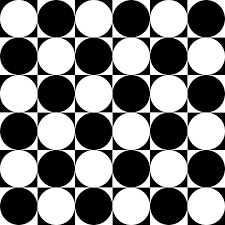
#> input picture vision artificial/cir.png, 225 x 225 px
$ python circulo.py
#> lines starting #> are read from the running program, lines starting #| are printed output that depends on the picture
# -*- coding: utf-8 -*-
"""
Created on Tue Sep  3 00:56:57 2019

@author: L430
"""
import cv2
import numpy as np

img = cv2.imread('cir.png')
#> img is the input picture: shape (225, 225, 3); min 0, max 255, mean 129.6
src = cv2.medianBlur(img, 5)
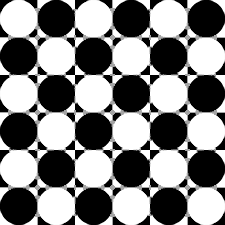
#> src: shape (225, 225, 3); min 0, max 255, mean 130.4
src = cv2.cvtColor(src, cv2.COLOR_BGR2GRAY)
#> src: shape (225, 225)

circles = cv2.HoughCircles(src, cv2.HOUGH_GRADIENT, 1, 20,
                            param1=50, param2=30, minRadius=0, maxRadius=0)
#> circles = 40 rows, first 8: [95.5, 98.5, 61.5], [55.5, 93.5, 19.1], [55.5, 168.5, 19.1], [93.5, 55.5, 19.1], [93.5, 130.5, 19.1], [93.5, 205.5, 19.1], [130.5, 93.5, 19.1], [130.5, 168.5, 19.1]

circles = np.uint16(np.around(circles))
#> circles = 40 rows, first 8: [96, 98, 62], [56, 94, 19], [56, 168, 19], [94, 56, 19], [94, 130, 19], [94, 206, 19], [130, 94, 19], [130, 168, 19]
for i in circles[0,:]:
    # dibujar circulo
    cv2.circle(img, (i[0], i[1]), i[2], (0,255,0), 2)
    # dibujar centro
    cv2.circle(img, (i[0], i[1]), 2, (0,0,255), 3)
#> this loop made 40 passes
#> i on passes 1 to 12: [96, 98, 62], [56, 94, 19], [56, 168, 19], [94, 56, 19], [94, 130, 19], [94, 206, 19], [130, 94, 19], [130, 168, 19], [168, 56, 19], [168, 130, 19], [168, 206, 19], [206, 94, 19]
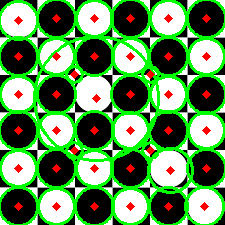
#> img: shape (225, 225, 3); mean B, G, R 88, 146.8, 96.3

cv2.imshow('detected circles', img)
cv2.waitKey(0)
cv2.destroyAllWindows()

$ run again, with vision artificial/herramientas.png copied over vision artificial/cir.png
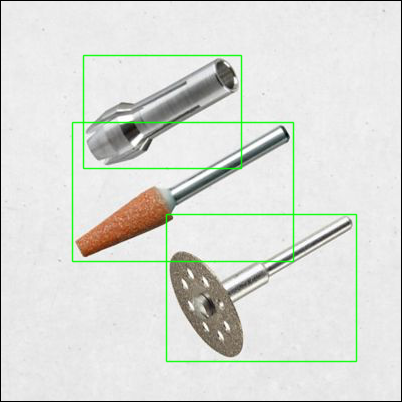
#> input picture vision artificial/herramientas.png, 402 x 402 px
#> img is the input picture: shape (402, 402, 3); mean B, G, R 216.2, 221.5, 218.7
#> `src = cv2.cvtColor(src, cv2.COLOR_BGR2GRAY)`:
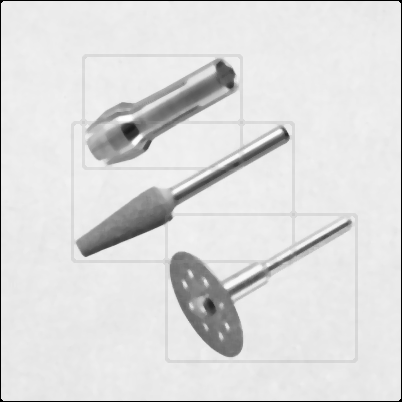
#> src: shape (402, 402); min 0, max 254, mean 220.8
#> `circles = cv2.HoughCircles(src, cv2.HOUGH_GRADIENT, 1, 20, param1=50, ..`: circles = 111 rows, first 8: [191.5, 241.5, 121.2], [206.5, 208.5, 87.9], [154.5, 178.5, 83.2], [229.5, 192.5, 93.1], [226.5, 232.5, 64.4], [247.5, 180.5, 94.1], [142.5, 159.5, 61.1], [200.5, 16.5, 199.8]
#> `circles = np.uint16(np.around(circles))`: circles = 111 rows, first 8: [192, 242, 121], [206, 208, 88], [154, 178, 83], [230, 192, 93], [226, 232, 64], [248, 180, 94], [142, 160, 61], [200, 16, 200]
#> the loop `for i in circles[0,:]:` made 111 passes
#> after the loop `for i in circles[0,:]:`:
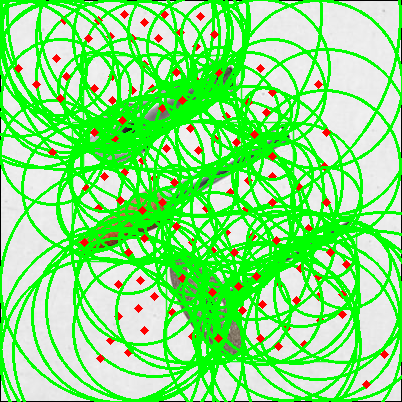
#> img: shape (402, 402, 3); mean B, G, R 125.2, 234.7, 131.4
